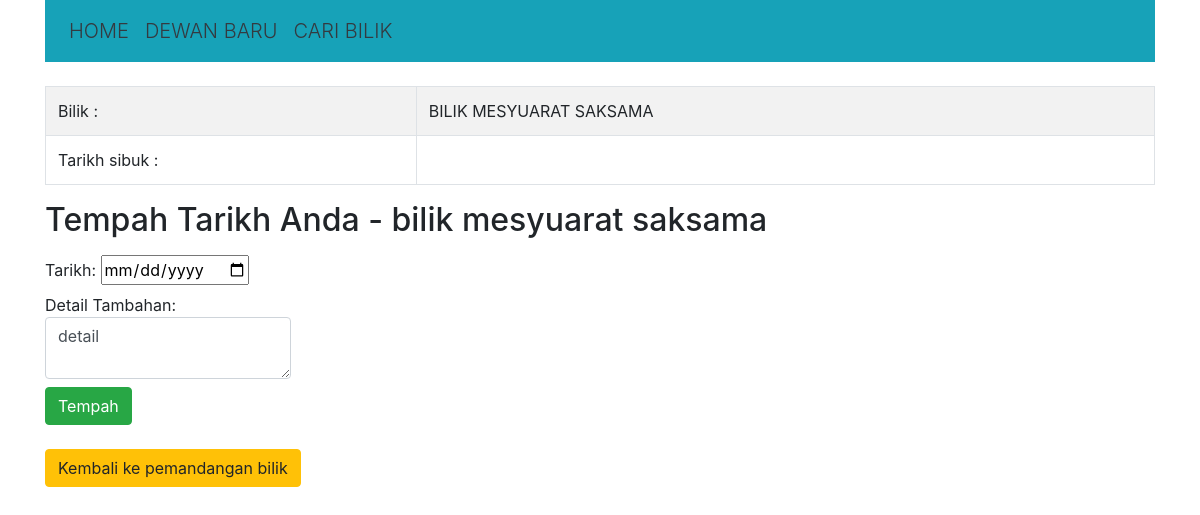
The page /room/reservation/2 on the database as committed earlier.
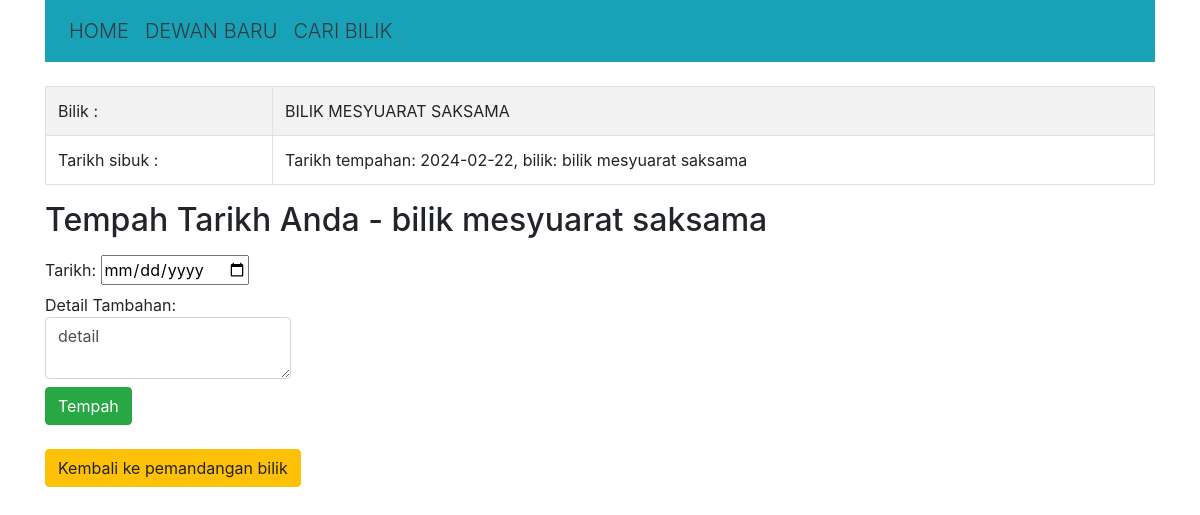
The same page on the database as committed later.
### booking_app/models.py (models this page shows, shortened)
class Reservation(models.Model):
    room = models.ManyToManyField(Room)
    date = models.DateField()
    comment = models.TextField()
    def __str__(self):
        for r in self.room.all():
            return "Tarikh tempahan: {}, bilik: {}".format(self.date, r.name)

class Room(models.Model):
    name = models.CharField(max_length=100)
    capacity = models.IntegerField()
    projector = models.BooleanField(default=True)

### booking_app/views.py (the view, shortened to what this page needs)
# urls.py: path('room/reservation/<int:id>', ReservationView.as_view(), name='reservation'),
class ReservationView(View):
    def get(self, request, id):
        room = Room.objects.get(pk=id)
        reservations = room.reservation_set.filter(date__gte=today).order_by('date')
        ctx = {
            "room":room,
            "reservations": reservations
        }
        return render(request, 'booking/reservation.html', ctx)

### booking_app/templates/booking/reservation.html (shortened to what this page needs)
{% extends 'booking/base.html' %}
{% block content %}
    <br/>
    <table class="table table-bordered table-striped">
        <tr>
            <td>Bilik :</td>
            <td>{{ room.name|upper }}</td>
        </tr>
        <tr>
            <td>Tarikh sibuk :</td>
            <td>
                {% for book in reservations %}
                {{ book }}<br/>
                {% endfor %}
            </td>
        </tr>
    </table>
    <h2>Tempah Tarikh Anda - {{ room.name }}</h2>
    <form method="post" action="#">
        <label>Tarikh:
            <input type="date" name="date" required="required">
        </label><br/>
        <label>Detail Tambahan:<br/>
            <textarea name="comment" class="form-control">detail</textarea>
        </label><br/>
        <input type="submit" name="submit" value="Tempah" class="btn btn-success">
    </form> <br>
    <a href="{% url 'booking:room' room.id %}">
            <button class="btn btn-warning">Kembali ke pemandangan bilik</button></a>
{% endblock %}

Rows that differ between the two databases and show on the page:
added Reservation: id+date "Tarikh tempahan: 2024-02-22, bilik: bilik mesyuarat saksama"
